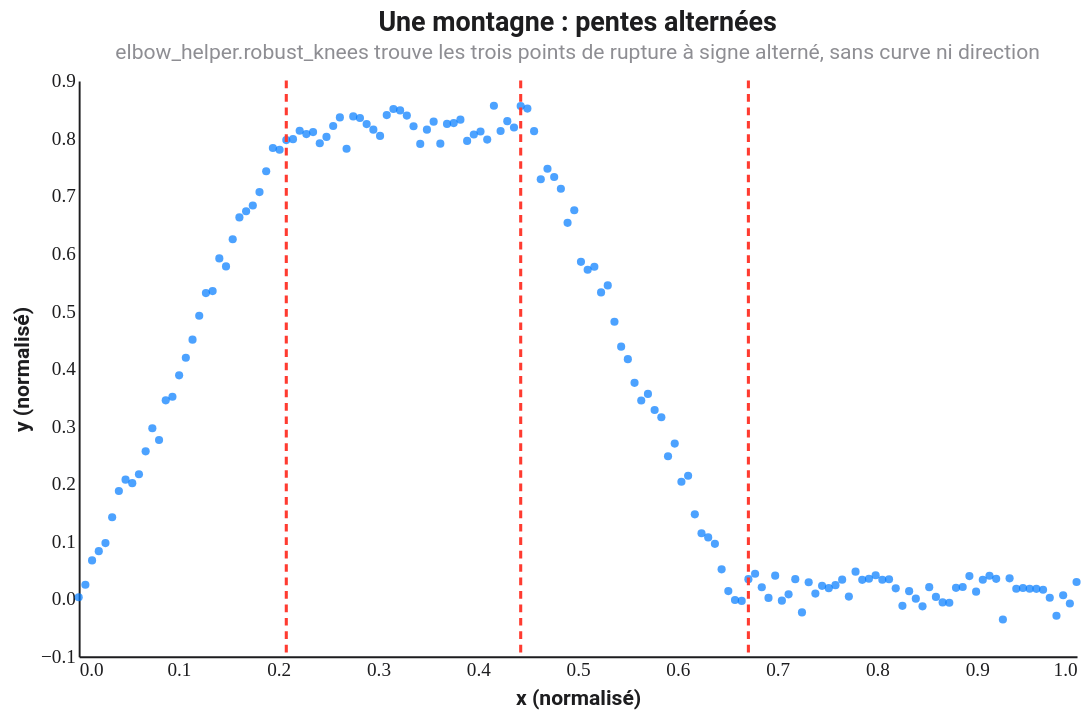

Write the Vega-Lite specification saved for this chart.
### Vega-Lite specification from a JSON file in a GitHub repository (floating-point values rounded to 4 significant figures; data arrays with more than 128 entries replaced by an {"elided": "..."} marker saying what was removed)
{"$schema": "https://vega.github.io/schema/vega-lite/v5.json", "title": {"text": "Une montagne : pentes alternées", "subtitle": "elbow_helper.robust_knees trouve les trois points de rupture à signe alterné, sans curve ni direction"}, "width": 520, "height": 300, "config": {"background": "#FFFFFF", "font": "Roboto, Roboto Serif, Roboto Mono, system-ui, sans-serif", "view": {"stroke": null, "cornerRadius": 10}, "axis": {"domain": true, "domainColor": "#1D1D1F", "labelColor": "#1D1D1F", "titleColor": "#1D1D1F", "grid": false, "ticks": false, "labelFont": "Roboto Mono", "titleFont": "Roboto"}, "axisTop": {"domain": false, "domainColor": null, "labels": false, "ticks": false, "title": null}, "axisRight": {"domain": false, "domainColor": null, "labels": false, "ticks": false, "title": null}, "legend": {"titleFont": "Roboto", "labelFont": "Roboto", "labelColor": "#1D1D1F", "titleColor": "#1D1D1F"}, "title": {"font": "Roboto", "fontSize": 14, "color": "#1D1D1F", "subtitleFont": "Roboto", "subtitleColor": "#8E8E93", "subtitleFontSize": 11}, "line": {"strokeWidth": 2}, "point": {"filled": true, "size": 18}}, "layer": [{"data": {"values": {"elided": "150 records"}}, "mark": {"type": "point", "opacity": 0.7, "color": "#007AFF"}, "encoding": {"x": {"field": "x", "type": "quantitative", "title": "x (normalisé)", "scale": {"domain": [0, 1]}}, "y": {"field": "y", "type": "quantitative", "title": "y (normalisé)"}}}, {"data": {"values": [{"x": 0.2081}, {"x": 0.443}, {"x": 0.6711}]}, "mark": {"type": "rule", "strokeDash": [4, 3], "strokeWidth": 1.6, "color": "#FF3B30"}, "encoding": {"x": {"field": "x", "type": "quantitative"}}}]}
